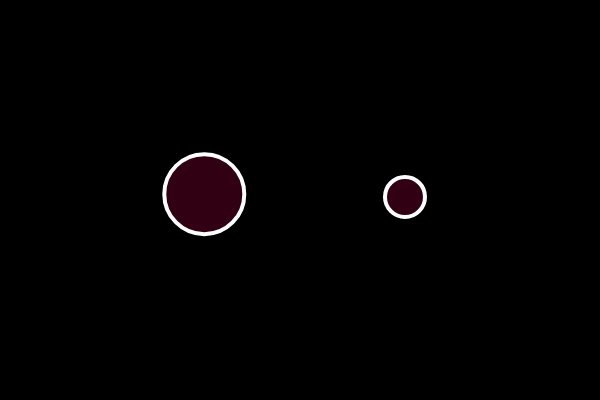
Frame 1 (no input)
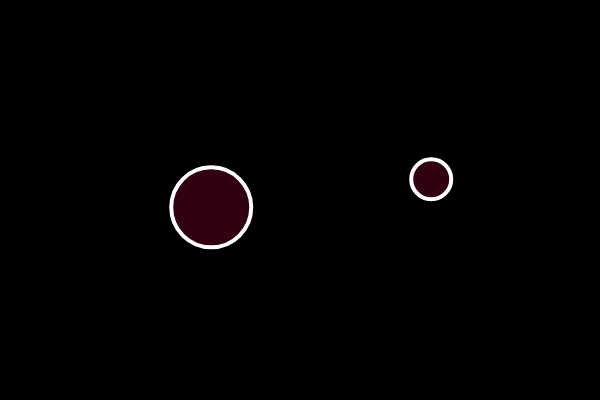
Frame 60 (no input)
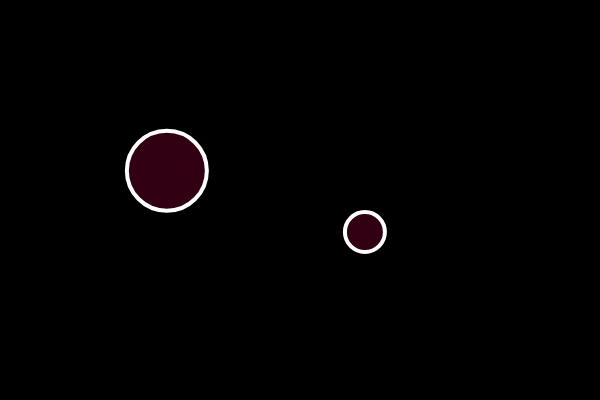
Frame 120 (the mouse pressed at the canvas centre since frame 60)

The p5.js sketch that drew these frames (run headless with seeded random() and noise() and a simulated clock; from frame 60 on, the mouse is pressed at the canvas centre):

// p5.js sketch
// ── sketch.js
//Modification on program from Coding Train 6.4
//Create new functionality in a new js file 

let bubble1;
let bubble2;

function setup() {
  createCanvas(600, 400);
  bubble1 = new Bubble(200, 200, 40);
  bubble2 = new Bubble(400, 200, 20);
}

function draw() {
  background(0);
  bubble1.move();
  bubble1.show();
  bubble2.move();
  bubble2.show();
}
// ── bubble.js
class Bubble {
  constructor(x, y, r) {
    this.x = x;
    this.y = y;
    this.r = r;
  }

  move() {
    this.x = this.x + random(-10, 10);
    this.y = this.y + random(-10, 10);
  }

  show() {
    stroke(255);
    strokeWeight(4);
    fill(255,0,100,50);
    ellipse(this.x, this.y, this.r * 2);
  }
}
// ── reset.js
function mousePressed() {
  bubble1.x = 200;
  bubble1.y = 200;
  bubble2.x = 400;
  bubble2.y = 200;
}
